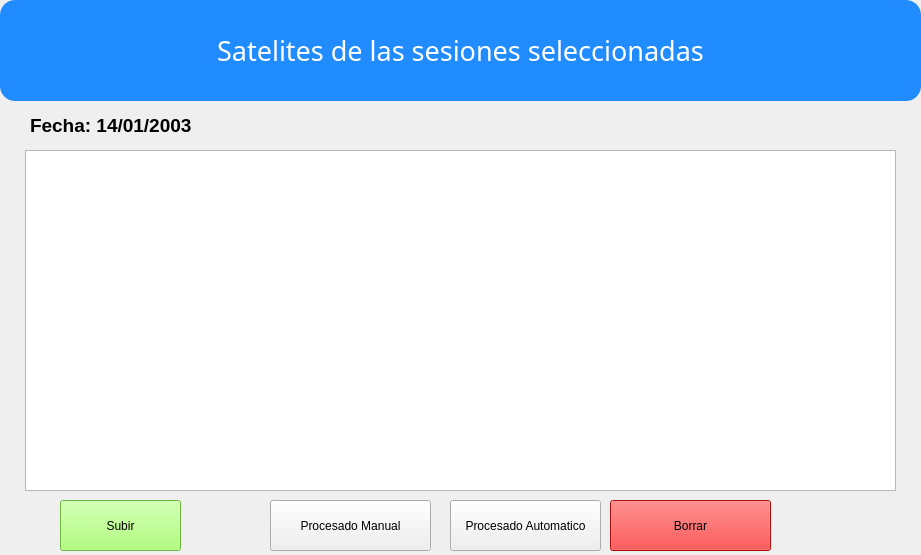
<?xml version="1.0" encoding="UTF-8"?>
<ui version="4.0">
 <class>Form</class>
 <widget class="QWidget" name="Form">
  <property name="geometry">
   <rect>
    <x>0</x>
    <y>0</y>
    <width>921</width>
    <height>555</height>
   </rect>
  </property>
  <property name="windowTitle">
   <string>Form</string>
  </property>
  <property name="layoutDirection">
   <enum>Qt::LeftToRight</enum>
  </property>
  <widget class="QPushButton" name="BototnBorrar">
   <property name="geometry">
    <rect>
     <x>610</x>
     <y>500</y>
     <width>161</width>
     <height>51</height>
    </rect>
   </property>
   <property name="styleSheet">
    <string notr="true">background-color: rgb(247, 16, 16);</string>
   </property>
   <property name="text">
    <string>Borrar</string>
   </property>
  </widget>
  <widget class="QLabel" name="fecha_entrada">
   <property name="geometry">
    <rect>
     <x>30</x>
     <y>110</y>
     <width>171</width>
     <height>31</height>
    </rect>
   </property>
   <property name="text">
    <string>&lt;html&gt;&lt;head/&gt;&lt;body&gt;&lt;p&gt;&lt;span style=&quot; font-size:14pt; font-weight:700;&quot;&gt;Fecha: 14/01/2003&lt;/span&gt;&lt;/p&gt;&lt;/body&gt;&lt;/html&gt;</string>
   </property>
  </widget>
  <widget class="QPushButton" name="BotonPocAuto">
   <property name="geometry">
    <rect>
     <x>450</x>
     <y>500</y>
     <width>151</width>
     <height>51</height>
    </rect>
   </property>
   <property name="text">
    <string>Procesado Automatico</string>
   </property>
  </widget>
  <widget class="QLabel" name="Cabecera">
   <property name="geometry">
    <rect>
     <x>0</x>
     <y>0</y>
     <width>921</width>
     <height>101</height>
    </rect>
   </property>
   <property name="font">
    <font>
     <family>Bahnschrift SemiBold SemiConden</family>
     <pointsize>20</pointsize>
     <italic>false</italic>
     <bold>false</bold>
    </font>
   </property>
   <property name="styleSheet">
    <string notr="true">background-color: rgb(33, 140, 255);
font: 20pt &quot;Bahnschrift SemiBold SemiConden&quot;;
border-radius: 15px;
</string>
   </property>
   <property name="text">
    <string>&lt;html&gt;&lt;head/&gt;&lt;body&gt;&lt;p align=&quot;center&quot;&gt;&lt;span style=&quot; color:#ffffff;&quot;&gt;Satelites de las sesiones seleccionadas&lt;/span&gt;&lt;/p&gt;&lt;/body&gt;&lt;/html&gt;</string>
   </property>
  </widget>
  <widget class="QPushButton" name="BotonProcMan">
   <property name="geometry">
    <rect>
     <x>270</x>
     <y>500</y>
     <width>161</width>
     <height>51</height>
    </rect>
   </property>
   <property name="text">
    <string>Procesado Manual</string>
   </property>
  </widget>
  <widget class="QPushButton" name="BotonSubir">
   <property name="geometry">
    <rect>
     <x>60</x>
     <y>500</y>
     <width>121</width>
     <height>51</height>
    </rect>
   </property>
   <property name="styleSheet">
    <string notr="true">background-color: rgb(153, 255, 89);</string>
   </property>
   <property name="text">
    <string>Subir</string>
   </property>
  </widget>
  <widget class="QTableWidget" name="tablaSatelites">
   <property name="geometry">
    <rect>
     <x>25</x>
     <y>150</y>
     <width>871</width>
     <height>341</height>
    </rect>
   </property>
  </widget>
 </widget>
 <resources/>
 <connections/>
</ui>
